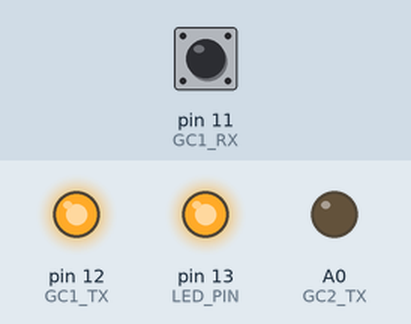
Simulated run of this sketch. Board: Teensy 4. Shown: output pins drawn as LEDs (lit = HIGH). The test bench sets the inputs (shaded band); at power-on: pin 11 (GC1_RX) HIGH. Pins used as bus, display or sensor lines are not drawn; what the sketch prints to the serial monitor is not drawn.

Above: at 0.1 s.
Timing chart, 0 to 1.6 s (numbered marks = the images above):
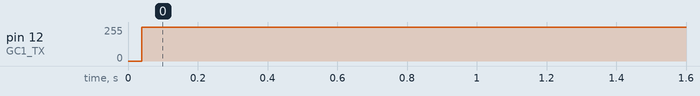

The sketch:

gamecube_midi.ino
```cpp
#define LED_PIN 13
#define GC1_TX 12
#define GC1_RX 11
#define GC2_TX 14
#define GC2_RX 15

#include "gamecube.h"

////////////////////////////////////////////////////////////////////////////////
// ARDUINO HOOKS
////////////////////////////////////////////////////////////////////////////////

void setup(void)
{
  // System
  Serial.begin(115200);
  pinMode(LED_PIN, OUTPUT);
  pinMode(ISR_STATUS_PIN, OUTPUT);

  // GameCube Pins
  pinMode(GC1_TX, OUTPUT);
  pinMode(GC1_RX, INPUT_PULLUP);
  pinMode(GC2_TX, OUTPUT);
  pinMode(GC2_RX, INPUT_PULLUP);

  // LED
  digitalWrite(LED_PIN, HIGH);
}


void loop(void)
{
  GameCube gc1;
  gc1.id = 1;
  gc1.tx_pin = GC1_TX;
  gc1.rx_pin = GC1_RX;

  GameCube gc2;
  gc2.id = 2;
  gc2.tx_pin = GC2_TX;
  gc2.rx_pin = GC2_RX;

  bool st_last = 0;

  while(1)
  {
    gc_get_status(&gc1);
    gc_print_status(&gc1);

    if(gc1.btn_start != st_last)
    {
      if(gc1.btn_start)
      {
        usbMIDI.sendNoteOn(60, 127, 1);
      }
      else
      {
        usbMIDI.sendNoteOff(60, 0, 1);
      }
    }
    st_last = gc1.btn_start;

    delay(6);

    // MIDI Controllers should discard incoming MIDI messages.
    while (usbMIDI.read()) {}
  }
}
```

gamecube.cpp
```cpp
#include "gamecube.h"

////////////////////////////////////////////////////////////////////////////////
// PRIVATE VARIABLES
////////////////////////////////////////////////////////////////////////////////
static volatile uint8_t gc_data_pointer = 0;
static volatile uint8_t gc_data_buffer[8 * 9];


////////////////////////////////////////////////////////////////////////////////
// PRIVATE FUNCTION DECLARATIONS
////////////////////////////////////////////////////////////////////////////////
void gc_low(uint8_t pin);
void gc_high(uint8_t pin);
void gc_stop_bit(uint8_t pin);
void gc_request_status(GameCube* gc);
void gc_read_status(GameCube* gc);
void gc_parse_status(GameCube* gc);
uint8_t gc_slice_byte(uint8_t b_start);


////////////////////////////////////////////////////////////////////////////////
// PRIVATE FUNCTIONS
////////////////////////////////////////////////////////////////////////////////

void gc_low(uint8_t pin)
{
  digitalWriteFast(pin, LOW);
  delayMicroseconds(3);
  digitalWriteFast(pin, HIGH);
  delayMicroseconds(1);
}


void gc_high(uint8_t pin)
{
  digitalWriteFast(pin, LOW);
  delayMicroseconds(1);
  digitalWriteFast(pin, HIGH);
  delayMicroseconds(3);
}


void gc_stop_bit(uint8_t pin)
{
  digitalWriteFast(pin, LOW);
  delayMicroseconds(1);
  digitalWriteFast(pin, HIGH);
}


void gc_request_status(GameCube* gc)
{
  // If there is too much slop here, replace the functions with #def macros
  gc_low(gc->tx_pin);  gc_high(gc->tx_pin); gc_low(gc->tx_pin);  gc_low(gc->tx_pin);  // 0100
  gc_low(gc->tx_pin);  gc_low(gc->tx_pin);  gc_low(gc->tx_pin);  gc_low(gc->tx_pin);  // 0000
  gc_low(gc->tx_pin);  gc_low(gc->tx_pin);  gc_low(gc->tx_pin);  gc_low(gc->tx_pin);  // 0000
  gc_low(gc->tx_pin);  gc_low(gc->tx_pin);  gc_high(gc->tx_pin); gc_high(gc->tx_pin); // 0011
  gc_low(gc->tx_pin);  gc_low(gc->tx_pin);  gc_low(gc->tx_pin);  gc_low(gc->tx_pin);  // 0000
  gc_low(gc->tx_pin);  gc_low(gc->tx_pin);  gc_low(gc->tx_pin);  gc_low(gc->tx_pin);  // 000r   r=rumble
  gc_stop_bit(gc->tx_pin);                                                            // stop bit
}


void gc_read_status(GameCube* gc)
{
  unsigned long count = 0;
  gc_data_pointer = 0;
  gc->valid = 1;

  for(uint8_t i = 0; i < 64; i++)
  {
    count = 0;
    while(digitalReadFast(gc->rx_pin) == 1)   // wait for pin to go low
    {
      count++;
      if(count > 10000)
      {
        gc->valid = 0;
        break;
      }
    };
    delayMicroseconds(2);   // adjust as needed
    digitalWriteFast(ISR_STATUS_PIN, HIGH);
    gc_data_buffer[gc_data_pointer] = digitalReadFast(gc->rx_pin);
    digitalWriteFast(ISR_STATUS_PIN, LOW);
    gc_data_pointer++;
    count = 0;
    while(digitalReadFast(gc->rx_pin) == 0)   // wait for pin to go high
    {
      count++;
      if(count > 10000)
      {
        gc->valid = 0;
        break;
      }
    };
  }
}


void gc_parse_status(GameCube* gc)
{
  gc->btn_start   = gc_data_buffer[3];
  gc->btn_y       = gc_data_buffer[4];
  gc->btn_x       = gc_data_buffer[5];
  gc->btn_b       = gc_data_buffer[6];
  gc->btn_a       = gc_data_buffer[7];
  gc->btn_lt      = gc_data_buffer[9];
  gc->btn_rt      = gc_data_buffer[10];
  gc->btn_z       = gc_data_buffer[11];
  gc->btn_d_up    = gc_data_buffer[12];
  gc->btn_d_down  = gc_data_buffer[13];
  gc->btn_d_right = gc_data_buffer[14];
  gc->btn_d_left  = gc_data_buffer[15];

  gc->joy_x    = gc_slice_byte(2*8) & (~0x01);
  gc->joy_y    = gc_slice_byte(3*8) & (~0x01);
  gc->cstick_x = gc_slice_byte(4*8) & (~0x01);
  gc->cstick_y = gc_slice_byte(5*8) & (~0x01);
  gc->ltrig    = gc_slice_byte(6*8) & (~0x01);
  gc->rtrig    = gc_slice_byte(7*8) & (~0x01);
}


uint8_t gc_slice_byte(uint8_t b_start)
{
  uint8_t out = 0;
  for(uint8_t i = 0; i < 8; i++)
  {
    out |= gc_data_buffer[b_start + i] << (7 - i);
  }
  return out;
}


////////////////////////////////////////////////////////////////////////////////
// GAMECUBE CONTROLLER PUBLIC FUNCTIONS
////////////////////////////////////////////////////////////////////////////////

// Send the 24-'byte' sequence to request the controller's status
void gc_get_status(GameCube* gc)
{

  noInterrupts();   // Disable interrupts to prevent distractions during time-critical operation

  // PART 1: Send status request to controller
  gc_request_status(gc);

  // PART 2: Retrieve status report from controller
  gc_read_status(gc);

  interrupts();   // Be sure to re-enable interrupts or the USB stuff breaks

  // PART 3: Parse status into data structure
  if(gc->valid)
  {
    gc_parse_status(gc);
  }
}


void gc_print_status(GameCube* gc)
{
  Serial.print("ID: ");     Serial.println(gc->id);
  Serial.print("VALID: ");  Serial.println(gc->valid);
  Serial.print("ST: ");     Serial.println(gc->btn_start);
  Serial.print("Y:  ");     Serial.println(gc->btn_y);
  Serial.print("X:  ");     Serial.println(gc->btn_x);
  Serial.print("B:  ");     Serial.println(gc->btn_b);
  Serial.print("A:  ");     Serial.println(gc->btn_a);
  Serial.print("LT: ");     Serial.println(gc->btn_lt);
  Serial.print("RT: ");     Serial.println(gc->btn_rt);
  Serial.print("Z:  ");     Serial.println(gc->btn_z);
  Serial.print("DU: ");     Serial.println(gc->btn_d_up);
  Serial.print("DD: ");     Serial.println(gc->btn_d_down);
  Serial.print("DR: ");     Serial.println(gc->btn_d_right);
  Serial.print("DL: ");     Serial.println(gc->btn_d_left);
  Serial.print("JOY X: ");  Serial.println(gc->joy_x);
  Serial.print("JOY Y: ");  Serial.println(gc->joy_y);
  Serial.print("C X:   ");  Serial.println(gc->cstick_x);
  Serial.print("C Y:   ");  Serial.println(gc->cstick_y);
  Serial.print("LTRIG: ");  Serial.println(gc->ltrig);
  Serial.print("RTRIG: ");  Serial.println(gc->rtrig);
  Serial.println("------------");
}
```

gamecube.h
```cpp
#ifndef _GAMECUBE_H_
#define _GAMECUBE_H_

#include "Arduino.h"

#define ISR_STATUS_PIN 10

////////////////////////////////////////////////////////////////////////////////
// STRUCTURE DECLARATIONS
////////////////////////////////////////////////////////////////////////////////

typedef struct GameCube
{
  // Internal
  uint8_t id;         // Identifier
  uint8_t tx_pin;     // Pin to transmit messages on
  uint8_t rx_pin;     // Pin to receive messages on
  bool valid;         // Was the update valid

  // Controller State
  bool btn_start;     // Start button
  bool btn_y;         // Y button
  bool btn_x;         // X button
  bool btn_b;         // B button
  bool btn_a;         // A button
  bool btn_lt;        // Left Trigger button
  bool btn_rt;        // Right Trigger button
  bool btn_z;         // Z button
  bool btn_d_up;      // D-Pad Up
  bool btn_d_down;    // D-Pad Down
  bool btn_d_right;   // D-Pad Right
  bool btn_d_left;    // D-Pad Left
  uint8_t joy_x;      // Joystick X (Analog)
  uint8_t joy_y;      // Joystick Y (Analog)
  uint8_t cstick_x;   // C-Stick X (Analog)
  uint8_t cstick_y;   // C-Stick Y (Analog)
  uint8_t ltrig;      // Left Trigger (Analog)
  uint8_t rtrig;      // Right Trigger (Analog)
}
GameCube;


////////////////////////////////////////////////////////////////////////////////
// PUBLIC FUNCTION DECLARATIONS
////////////////////////////////////////////////////////////////////////////////
void gc_get_status(GameCube* gc);
void gc_print_status(GameCube* gc);


#endif /* _GAMECUBE_H_ */
```

Measured:
- by itself, pin 12 (GC1_TX): 0/255 → 255/255 at 0.04 s
